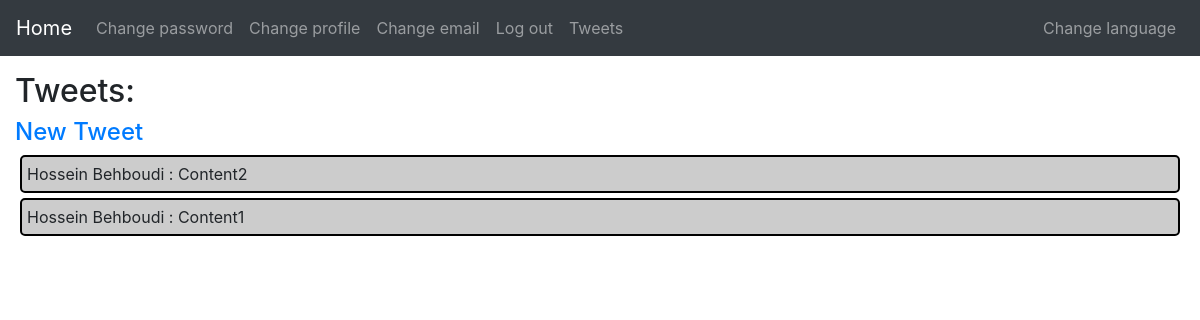
The app's page /twitter/ (signed in), older data.
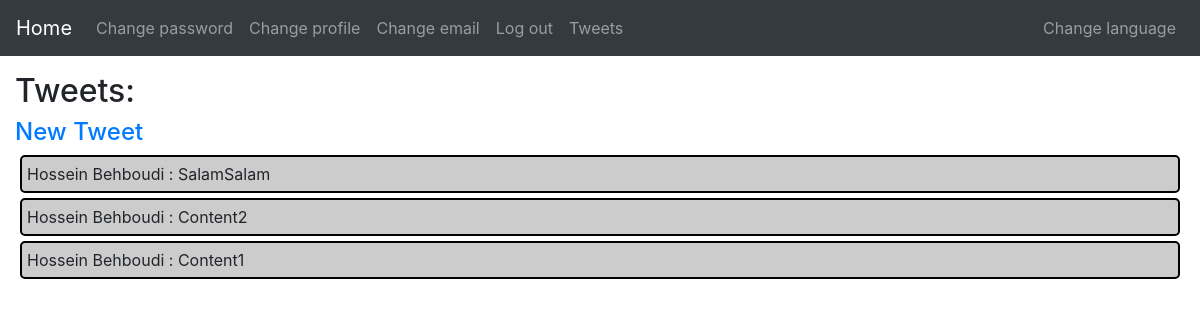
The same page, newer data.
### twitter/models.py (models this page shows)
class Tweet(models.Model):
    title = models.CharField(max_length=50)
    content = models.CharField(max_length=240)
    owner = models.ForeignKey(User, on_delete=models.CASCADE)
    created_date_time = models.DateTimeField(default=timezone.now)
    deleted = models.BooleanField(default=False)
    class Meta:
        ordering = ['-created_date_time', "title"]

### twitter/views.py (the view)
# urls.py: path('', Tweets.as_view(), name='tweets'),
class Tweets(LoginRequiredMixin, ListView):
    template_name = 'Tweet.html'
    context_object_name = 'posts'
    def get_queryset(self):
        return Tweet.objects.filter(deleted=False)

### twitter/templates/Tweet.html
{% extends 'layouts/default/page.html' %}
{% load bootstrap4 %}
{% load i18n %}
{% block content %}
    <h2>{% trans 'Tweets:' %}</h2>
    <h4><a href={% url 'tweet_create' %}> New Tweet</a></h4>
    {% for post in posts %}
        <p style="border: solid 2px black; margin: 5px; padding: 5px; border-radius: 5px; background-color: #cccccc">
            {{ post.owner.first_name }} {{ post.owner.last_name }} : {{ post.content }}
        </p>
    {% endfor %}
{% endblock %}

### content/templates/layouts/default/page.html (shortened to what this page needs)
{% load staticfiles %}
{% load bootstrap4 %}
{% load i18n %}
{% get_current_language as language_code %}
<!DOCTYPE html>
<html lang="{{ language_code }}">
<head>
    <link href="{% static 'vendor/bootstrap/css/bootstrap.min.css' %}" rel="stylesheet">
    <link href="{% static 'css/styles.css' %}" rel="stylesheet">
</head>
<body>
<nav class="navbar navbar-expand-md navbar-dark bg-dark static-top">
    <a class="navbar-brand" href="/">{% trans 'Home' %}</a>
    <div class="collapse navbar-collapse" id="navbarsExampleDefault">
        <ul class="navbar-nav mr-auto">
            {% if request.user.is_authenticated %}
                <li class="nav-item">
                    <a class="nav-link" href="{% url 'accounts:change_password' %}">{% trans 'Change password' %}</a>
                </li>
                <li class="nav-item">
                    <a class="nav-link" href="{% url 'accounts:change_profile' %}">{% trans 'Change profile' %}</a>
                </li>
                <li class="nav-item">
                    <a class="nav-link" href="{% url 'accounts:change_email' %}">{% trans 'Change email' %}</a>
                </li>
                <li class="nav-item">
                    <a class="nav-link" href="{% url 'accounts:log_out' %}">{% trans 'Log out' %}</a>
                </li>
                <li class="nav-item">
                    <a class="nav-link" href="{% url 'tweets' %}">{% trans 'Tweets' %}</a>
                </li>
            {% endif %}
        </ul>
        <ul class="navbar-nav">
            <li class="nav-item">
                <a class="nav-link" href="{% url 'change_language' %}">{% trans 'Change language' %}</a>
            </li>
        </ul>
    </div>
</nav>
<div class="container-fluid mt-3">
    {% block content %}{% endblock %}
</div>
</body>
</html>

Row changes from the older to the newer data that the page shows:
added Tweet: owner.first_name "Hossein", owner.last_name "Behboudi", content "SalamSalam"
